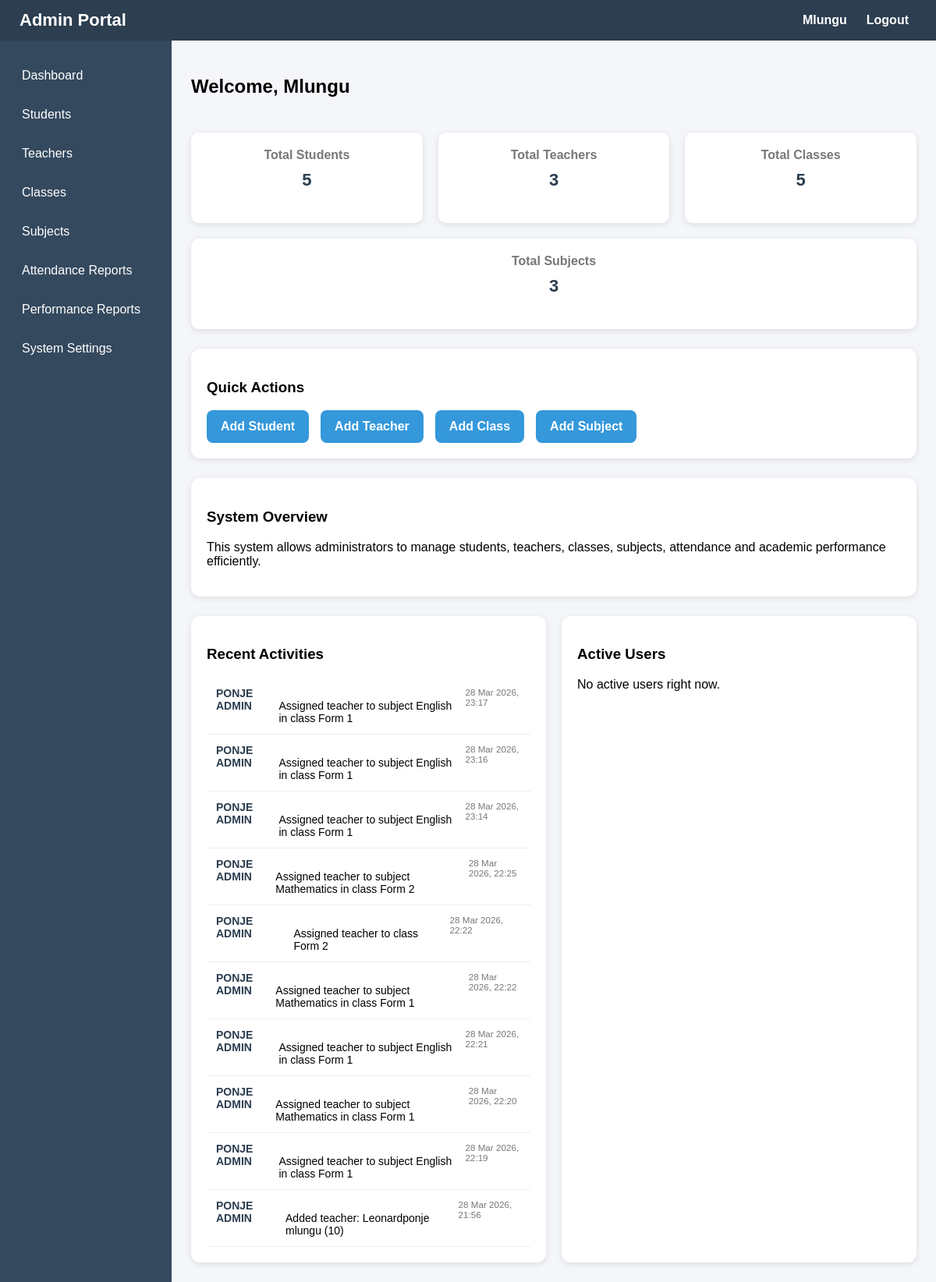
The page /admin/dashboard.php (signed in) on the database its author committed.
### tables this page shows
CREATE TABLE IF NOT EXISTS `activity_log` (
  `id` int NOT NULL AUTO_INCREMENT,
  `user_id` int DEFAULT NULL,
  `action` varchar(255) DEFAULT NULL,
  `created_at` timestamp NULL DEFAULT CURRENT_TIMESTAMP,
  PRIMARY KEY (`id`)
);

CREATE TABLE IF NOT EXISTS `users` (
  `user_id` int NOT NULL AUTO_INCREMENT,
  `name` varchar(100) NOT NULL,
  `username` varchar(50) NOT NULL,
  `password` varchar(255) NOT NULL,
  `role` enum('admin','teacher','student') NOT NULL,
  `email` varchar(100) DEFAULT NULL,
  `phone` varchar(20) DEFAULT NULL,
  `created_at` timestamp NULL DEFAULT CURRENT_TIMESTAMP,
  `profile_image` varchar(255) DEFAULT 'default.png',
  `last_login` datetime DEFAULT NULL,
  PRIMARY KEY (`user_id`),
  UNIQUE KEY `username` (`username`)
);

### admin/dashboard.php (the view, shortened to what this page needs)
<?php
include("../config/database.php");
$student_count = mysqli_fetch_assoc(mysqli_query($conn,"
    SELECT COUNT(*) as total
    FROM users
    WHERE role = 'student'
"))['total'];
$teacher_count = mysqli_fetch_assoc(mysqli_query($conn,"
    SELECT COUNT(*) as total
    FROM users
    WHERE role = 'teacher'
"))['total'];
$class_count = mysqli_fetch_assoc(mysqli_query($conn,"SELECT COUNT(*) as total FROM classes"))['total'];
$subject_count = mysqli_fetch_assoc(mysqli_query($conn,"SELECT COUNT(*) as total FROM subjects"))['total'];
$activities = mysqli_query($conn,"
    SELECT
        a.id,
        a.user_id,
        a.action,
        a.created_at,
        u.name AS user_name
    FROM activity_log a
    LEFT JOIN users u ON a.user_id = u.user_id
    ORDER BY a.created_at DESC
    LIMIT 10
");
$active_users = mysqli_query($conn,"
    SELECT user_id, name, role, last_login
    FROM users
    WHERE last_login IS NOT NULL
    AND last_login >= NOW() - INTERVAL 15 MINUTE
    ORDER BY last_login DESC
");
?>
<!DOCTYPE html>
<html>
<head>
<link rel="stylesheet" href="../assets/css/admin.css">
</head>
<body>
<div class="header">
    <div class="header-left">
        <span class="dashboard-title">Admin Portal</span>
    </div>
    <div class="header-right">
        <span class="header-name"><?php echo $_SESSION['name']; ?></span>
        <a href="../includes/logout.php">Logout</a>
    </div>
</div>
<div class="dashboard">
<div class="sidebar">
    <a href="dashboard.php" class="active">Dashboard</a>
    <a href="students/manage_students.php">Students</a>
    <a href="teachers/manage_teachers.php">Teachers</a>
    <a href="classes/manage_classes.php">Classes</a>
    <a href="subjects/manage_subjects.php">Subjects</a>
    <a href="reports/attendance_report.php">Attendance Reports</a>
    <a href="reports/performance_report.php">Performance Reports</a>
    <a href="settings/system_settings.php">System Settings</a>
</div>
<div class="content">
<h2>Welcome, <?php echo $_SESSION['name']; ?></h2>
<div class="stats">
<div class="stat-box">
<h4>Total Students</h4>
<p><?php echo $student_count; ?></p>
</div>
<div class="stat-box">
<h4>Total Teachers</h4>
<p><?php echo $teacher_count; ?></p>
</div>
<div class="stat-box">
<h4>Total Classes</h4>
<p><?php echo $class_count; ?></p>
</div>
<div class="stat-box">
<h4>Total Subjects</h4>
<p><?php echo $subject_count; ?></p>
</div>
</div>
<div class="card">
<h3>Quick Actions</h3>
<div class="quick-links">
<a href="students/add_student.php">Add Student</a>
<a href="teachers/add_teacher.php">Add Teacher</a>
<a href="classes/add_class.php">Add Class</a>
<a href="subjects/add_subject.php">Add Subject</a>
</div>
</div>
<div class="card">
<h3>System Overview</h3>
<p>This system allows administrators to manage students, teachers, classes, subjects, attendance and academic performance efficiently.</p>
</div>
<div class="dashboard-grid">
<div class="card">
<h3>Recent Activities</h3>
<?php if(mysqli_num_rows($activities) > 0){ ?>
<?php while($a = mysqli_fetch_assoc($activities)){ ?>
<div class="activity-item">
<b><?php echo $a['user_name'] ? $a['user_name'] : 'System'; ?></b><br>
<?php echo $a['action']; ?><br>
<small><?php echo date("d M Y, H:i", strtotime($a['created_at'])); ?></small>
</div>
<?php } ?>
<?php } else { ?>
<p>No recent activities.</p>
<?php } ?>
</div>
<div class="card">
<h3>Active Users</h3>
<?php if(mysqli_num_rows($active_users) > 0){ ?>
<table class="table">
<tr>
<th>Name</th>
<th>Role</th>
<th>Status</th>
</tr>
<?php while($u = mysqli_fetch_assoc($active_users)){ ?>
<tr>
<td><?php echo $u['name']; ?></td>
<td><?php echo ucfirst($u['role']); ?></td>
<td><span class="badge-online">Online</span></td>
</tr>
<?php } ?>
</table>
<?php } else { ?>
<p>No active users right now.</p>
<?php } ?>
</div>
</div>
</div>
</div>
</body>
</html>

### assets/css/admin.css (style rules this page uses)
body { font-family: Arial, Helvetica, sans-serif; background: #f4f6f9; margin: 0; }
.header { display: flex; justify-content: space-between; align-items: center; background: #2c3e50; color: white; padding: 12px 25px; }
.header-left .dashboard-title { font-size: 22px; font-weight: bold; }
.header-right { display: flex; align-items: center; gap: 15px; }
.header-name { font-weight: bold; }
.header a { color: white; text-decoration: none; font-weight: bold; padding: 5px 10px; border-radius: 5px; transition: 0.3s; }
.dashboard { display: flex; min-height: calc(100vh - 60px); }
.sidebar { width:220px; background:#34495e; padding:20px 0; display:flex; flex-direction:column; }
.sidebar a { display:flex; align-items:center; padding:12px 18px; margin:4px 10px; color:white; text-decoration:none; border-radius:8px; transition:0.3s; }
.content { flex: 1; padding: 25px; display: flex; flex-direction: column; gap: 25px; }
.stats { display: flex; gap: 20px; flex-wrap: wrap; }
.stat-box { flex: 1; min-width: 180px; background: white; padding: 20px; border-radius: 10px; text-align: center; box-shadow: 0 2px 8px rgba(0,0,0,0.1); transition: 0.3s; }
.stat-box h4 { margin: 0; color: #777; }
.stat-box p { font-size: 22px; font-weight: bold; margin-top: 10px; color: #2c3e50; }
.card { background: white; padding: 20px; border-radius: 12px; box-shadow: 0 2px 8px rgba(0,0,0,0.1); }
.quick-links { display: flex; gap: 15px; flex-wrap: wrap; }
.quick-links a { text-decoration: none; background: #3498db; color: white; padding: 12px 18px; border-radius: 8px; font-weight: bold; transition: 0.3s; }
.dashboard-grid { display: grid; grid-template-columns: 1fr 1fr; gap: 20px; }
.activity-item { display: flex; gap: 12px; padding: 12px; border-bottom: 1px solid #eee; }

### admin/dashboard.php (style rules this page uses)
.dashboard-grid { display: grid; grid-template-columns: 1fr 1fr; gap: 20px; }
.activity-item { padding: 12px; border-bottom: 1px solid #eee; font-size: 14px; }
.activity-item b { color: #2c3e50; }
.activity-item small { color: #777; }

### rows shown on the page
activity_log: user.name "PONJE ADMIN", action "Assigned teacher to subject English in class Form 1", created_at "28 Mar 2026, 23:17"
activity_log: user.name "PONJE ADMIN", action "Assigned teacher to subject English in class Form 1", created_at "28 Mar 2026, 23:16"
activity_log: user.name "PONJE ADMIN", action "Assigned teacher to subject English in class Form 1", created_at "28 Mar 2026, 23:14"
activity_log: user.name "PONJE ADMIN", action "Assigned teacher to subject Mathematics in class Form 2", created_at "28 Mar 2026, 22:25"
activity_log: user.name "PONJE ADMIN", action "Assigned teacher to class Form 2", created_at "28 Mar 2026, 22:22"
activity_log: user.name "PONJE ADMIN", action "Assigned teacher to subject Mathematics in class Form 1", created_at "28 Mar 2026, 22:22"
activity_log: user.name "PONJE ADMIN", action "Assigned teacher to subject English in class Form 1", created_at "28 Mar 2026, 22:21"
activity_log: user.name "PONJE ADMIN", action "Assigned teacher to subject Mathematics in class Form 1", created_at "28 Mar 2026, 22:20"
activity_log: user.name "PONJE ADMIN", action "Assigned teacher to subject English in class Form 1", created_at "28 Mar 2026, 22:19"
activity_log: user.name "PONJE ADMIN", action "Added teacher: Leonardponje mlungu (10)", created_at "28 Mar 2026, 21:56"

### other values the page prints
$_SESSION['name'] "Mlungu"
$student_count "5"
$teacher_count "3"
$class_count "5"
$subject_count "3"
